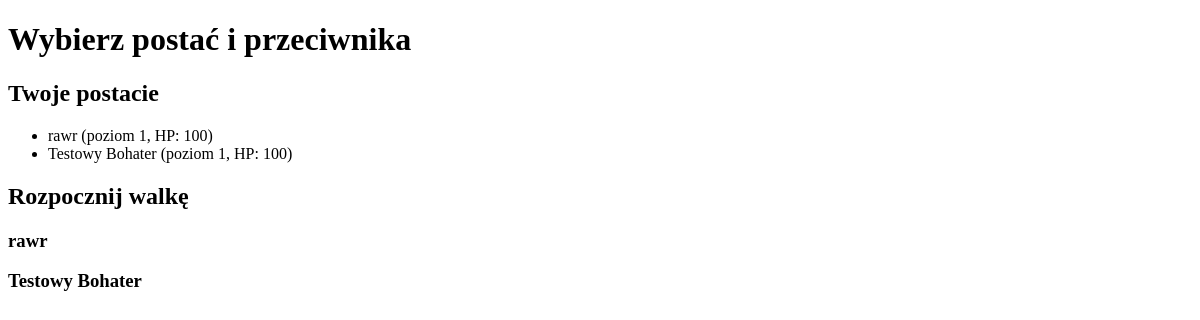
The app's page /game/, older data.
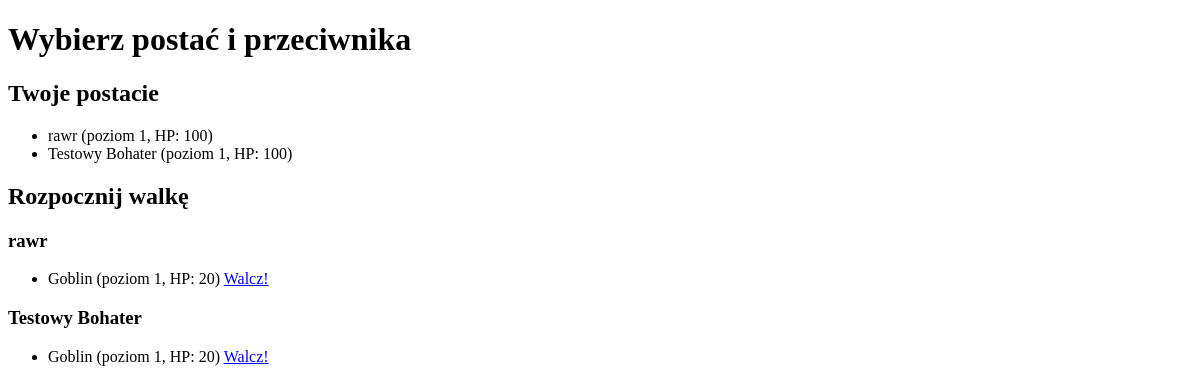
The same page, newer data.
### game/models/character.py (models this page shows, shortened)
class Character(models.Model):
    owner = models.ForeignKey(User, on_delete=models.CASCADE, verbose_name=_("Właściciel"))
    name = models.CharField(_("Nazwa"), max_length=50)
    race = models.ForeignKey(
        "Race",
        on_delete=models.PROTECT,
        verbose_name=_("Rasa")
    )
    character_class = models.ForeignKey(
        "CharacterClass",
        on_delete=models.PROTECT,
        verbose_name=_("Klasa postaci")
    )
    level = models.IntegerField(_("Poziom"), default=1)
    experience = models.IntegerField(_("Doświadczenie"), default=0)
    max_hp = models.IntegerField(_("Maksymalne HP"), default=100)
    current_hp = models.IntegerField(_("Aktualne HP"), default=100)
    max_mana = models.IntegerField(_("Maksymalna mana"), default=0)
    current_mana = models.IntegerField(_("Aktualna mana"), default=0)
    strength = models.IntegerField(_("Siła"), default=10)
    agility = models.IntegerField(_("Zręczność"), default=10)
    intelligence = models.IntegerField(_("Inteligencja"), default=10)
    gold = models.IntegerField(_("Złoto"),default=0)

### game/models/enemy.py (models this page shows, shortened)
class Enemy(models.Model):
    name = models.CharField(_("Nazwa"), max_length=100)
    description = models.TextField(_("Opis"), blank=True)
    level = models.PositiveIntegerField(_("Poziom"), default=1)
    max_hp = models.IntegerField(_("Maksymalne HP"), default=10)
    attack = models.IntegerField(_("Atak"), default=1)
    defense = models.IntegerField(_("Obrona"), default=0)
    experience_reward = models.IntegerField(_("Nagroda XP"), default=1)
    gold_reward = models.IntegerField(_("Nagroda złota"), default=0)
    is_boss = models.BooleanField(_("Boss"), default=False)

### game/views.py (the view)
# urls.py: path("", views.character_list, name="character_list"),
def character_list(request):
    characters = Character.objects.all()
    enemies  = Enemy.objects.all()
    return render(request, "game/character_list.html", {
        "characters": characters,
        "enemies": enemies ,
    })

### game/templates/game/character_list.html (shortened to what this page needs)
<!DOCTYPE html>
<html lang="pl">
<head>
</head>
<body>
    <h1>Wybierz postać i przeciwnika</h1>
    <h2>Twoje postacie</h2>
    <ul>
        {% for character in characters %}
            <li>{{ character.name }} (poziom {{ character.level }}, HP: {{ character.current_hp }})</li>
        {% endfor %}
    </ul>
    <h2>Rozpocznij walkę</h2>
    {% for character in characters %}
        <h3>{{ character.name }}</h3>
        <ul>
            {% for enemy in enemies %}
                <li>
                    {{ enemy.name }} (poziom {{ enemy.level }}, HP: {{ enemy.max_hp }})
                    <a href="{% url 'game:start_battle' character.id enemy.id %}">Walcz!</a>
                </li>
            {% endfor %}
        </ul>
    {% endfor %}
</body>
</html>

Row changes from the older to the newer data that the page shows:
added Enemy: name "Goblin", level "1", max_hp "20"
